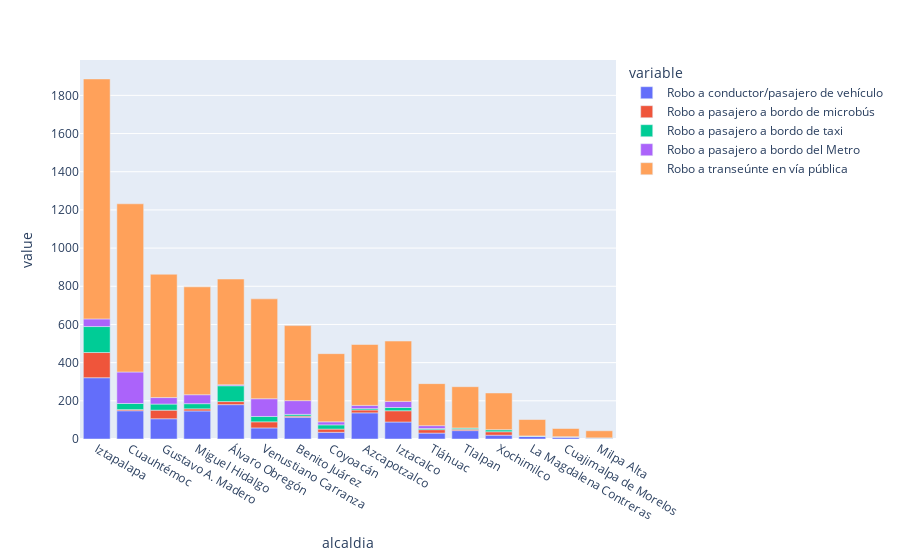

Notebook source saved alongside this figure:
### Markdown cell above
En el acumulado de los distintos tipos de robo, podemos ver cierta relación con las alcaldias con mayor concentración de airbnb's a excepción de Iztapalapa que se posiciona como la número uno en robos.

### Code cell
df_bar_charts_acum_del= df.groupby(["alcaldia"]).aggregate("max").reset_index()
df_bar_charts_acum_del = df_bar_charts_acum_del.sort_values(by="Robo a transeúnte en vía pública", ascending=False)
fig = px.bar(df_bar_charts_acum_del, x="alcaldia", y=["Robo a conductor/pasajero de vehículo", "Robo a pasajero a bordo de microbús", "Robo a pasajero a bordo de taxi","Robo a pasajero a bordo del Metro","Robo a transeúnte en vía pública"])
fig.show()

### Figure 1 — Plotly figure (JSON) as saved in the notebook; plotly's stock layout.template omitted (floating-point values rounded to 4 significant figures)
{"data": [{"alignmentgroup": "True", "hovertemplate": "variable=Robo a conductor/pasajero de vehículo<br>alcaldia=%{x}<br>value=%{y}<extra></extra>", "legendgroup": "Robo a conductor/pasajero de vehículo", "marker": {"color": "#636efa"}, "name": "Robo a conductor/pasajero de vehículo", "offsetgroup": "Robo a conductor/pasajero de vehículo", "orientation": "v", "showlegend": true, "textposition": "auto", "type": "bar", "x": ["Iztapalapa", "Cuauhtémoc", "Gustavo A. Madero", "Miguel Hidalgo", "Álvaro Obregón", "Venustiano Carranza", "Benito Juárez", "Coyoacán", "Azcapotzalco", "Iztacalco", "Tláhuac", "Tlalpan", "Xochimilco", "La Magdalena Contreras", "Cuajimalpa de Morelos", "Milpa Alta"], "xaxis": "x", "y": [321, 148, 106, 147, 180, 58, 114, 35, 137, 89, 31, 44, 20, 13, 10, 4], "yaxis": "y"}, {"alignmentgroup": "True", "hovertemplate": "variable=Robo a pasajero a bordo de microbús<br>alcaldia=%{x}<br>value=%{y}<extra></extra>", "legendgroup": "Robo a pasajero a bordo de microbús", "marker": {"color": "#EF553B"}, "name": "Robo a pasajero a bordo de microbús", "offsetgroup": "Robo a pasajero a bordo de microbús", "orientation": "v", "showlegend": true, "textposition": "auto", "type": "bar", "x": ["Iztapalapa", "Cuauhtémoc", "Gustavo A. Madero", "Miguel Hidalgo", "Álvaro Obregón", "Venustiano Carranza", "Benito Juárez", "Coyoacán", "Azcapotzalco", "Iztacalco", "Tláhuac", "Tlalpan", "Xochimilco", "La Magdalena Contreras", "Cuajimalpa de Morelos", "Milpa Alta"], "xaxis": "x", "y": [132, 6, 45, 11, 16, 32, 6, 17, 15, 59, 18, 7, 18, 1, 1, 1], "yaxis": "y"}, {"alignmentgroup": "True", "hovertemplate": "variable=Robo a pasajero a bordo de taxi<br>alcaldia=%{x}<br>value=%{y}<extra></extra>", "legendgroup": "Robo a pasajero a bordo de taxi", "marker": {"color": "#00cc96"}, "name": "Robo a pasajero a bordo de taxi", "offsetgroup": "Robo a pasajero a bordo de taxi", "orientation": "v", "showlegend": true, "textposition": "auto", "type": "bar", "x": ["Iztapalapa", "Cuauhtémoc", "Gustavo A. Madero", "Miguel Hidalgo", "Álvaro Obregón", "Venustiano Carranza", "Benito Juárez", "Coyoacán", "Azcapotzalco", "Iztacalco", "Tláhuac", "Tlalpan", "Xochimilco", "La Magdalena Contreras", "Cuajimalpa de Morelos", "Milpa Alta"], "xaxis": "x", "y": [136, 32, 32, 27, 83, 28, 9, 22, 7, 17, 6, 7, 11, 2, 1, 1], "yaxis": "y"}, {"alignmentgroup": "True", "hovertemplate": "variable=Robo a pasajero a bordo del Metro<br>alcaldia=%{x}<br>value=%{y}<extra></extra>", "legendgroup": "Robo a pasajero a bordo del Metro", "marker": {"color": "#ab63fa"}, "name": "Robo a pasajero a bordo del Metro", "offsetgroup": "Robo a pasajero a bordo del Metro", "orientation": "v", "showlegend": true, "textposition": "auto", "type": "bar", "x": ["Iztapalapa", "Cuauhtémoc", "Gustavo A. Madero", "Miguel Hidalgo", "Álvaro Obregón", "Venustiano Carranza", "Benito Juárez", "Coyoacán", "Azcapotzalco", "Iztacalco", "Tláhuac", "Tlalpan", "Xochimilco", "La Magdalena Contreras", "Cuajimalpa de Morelos", "Milpa Alta"], "xaxis": "x", "y": [40, 165, 34, 47, 5, 93, 72, 16, 17, 32, 15, 0, 0, 0, 0, 0], "yaxis": "y"}, {"alignmentgroup": "True", "hovertemplate": "variable=Robo a transeúnte en vía pública<br>alcaldia=%{x}<br>value=%{y}<extra></extra>", "legendgroup": "Robo a transeúnte en vía pública", "marker": {"color": "#FFA15A"}, "name": "Robo a transeúnte en vía pública", "offsetgroup": "Robo a transeúnte en vía pública", "orientation": "v", "showlegend": true, "textposition": "auto", "type": "bar", "x": ["Iztapalapa", "Cuauhtémoc", "Gustavo A. Madero", "Miguel Hidalgo", "Álvaro Obregón", "Venustiano Carranza", "Benito Juárez", "Coyoacán", "Azcapotzalco", "Iztacalco", "Tláhuac", "Tlalpan", "Xochimilco", "La Magdalena Contreras", "Cuajimalpa de Morelos", "Milpa Alta"], "xaxis": "x", "y": [1257, 881, 646, 565, 554, 523, 393, 357, 319, 316, 220, 216, 192, 86, 43, 37], "yaxis": "y"}], "layout": {"barmode": "relative", "legend": {"title": {"text": "variable"}, "tracegroupgap": 0}, "margin": {"t": 60}, "xaxis": {"anchor": "y", "domain": [0, 1], "title": {"text": "alcaldia"}}, "yaxis": {"anchor": "x", "domain": [0, 1], "title": {"text": "value"}}}}
